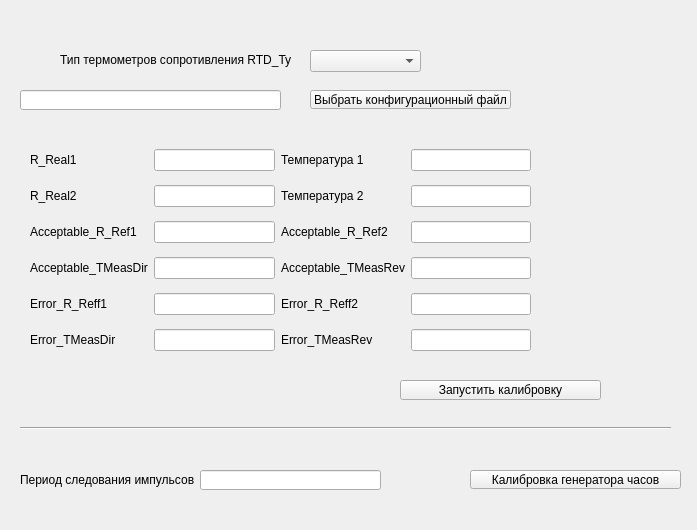
<?xml version="1.0" encoding="UTF-8"?>
<ui version="4.0">
 <class>FormCalibration</class>
 <widget class="QWidget" name="FormCalibration">
  <property name="geometry">
   <rect>
    <x>0</x>
    <y>0</y>
    <width>697</width>
    <height>530</height>
   </rect>
  </property>
  <property name="windowTitle">
   <string>Form</string>
  </property>
  <widget class="QLineEdit" name="lineEdit_selectConfigFile">
   <property name="geometry">
    <rect>
     <x>20</x>
     <y>90</y>
     <width>261</width>
     <height>20</height>
    </rect>
   </property>
  </widget>
  <widget class="QToolButton" name="toolButton_selectConfigFile">
   <property name="geometry">
    <rect>
     <x>310</x>
     <y>90</y>
     <width>201</width>
     <height>19</height>
    </rect>
   </property>
   <property name="text">
    <string>Выбрать конфигурационный файл</string>
   </property>
  </widget>
  <widget class="QToolButton" name="toolButton_startCalibration">
   <property name="geometry">
    <rect>
     <x>400</x>
     <y>380</y>
     <width>201</width>
     <height>20</height>
    </rect>
   </property>
   <property name="text">
    <string>Запустить калибровку</string>
   </property>
  </widget>
  <widget class="QComboBox" name="comboBox_RTD_Type">
   <property name="geometry">
    <rect>
     <x>310</x>
     <y>50</y>
     <width>111</width>
     <height>22</height>
    </rect>
   </property>
  </widget>
  <widget class="QLabel" name="label_5">
   <property name="geometry">
    <rect>
     <x>60</x>
     <y>50</y>
     <width>231</width>
     <height>20</height>
    </rect>
   </property>
   <property name="text">
    <string>Тип термометров сопротивления RTD_Type</string>
   </property>
  </widget>
  <widget class="QWidget" name="layoutWidget">
   <property name="geometry">
    <rect>
     <x>30</x>
     <y>141</y>
     <width>501</width>
     <height>221</height>
    </rect>
   </property>
   <layout class="QGridLayout" name="gridLayout">
    <item row="0" column="0">
     <widget class="QLabel" name="label">
      <property name="text">
       <string>R_Real1</string>
      </property>
     </widget>
    </item>
    <item row="0" column="1">
     <widget class="QLineEdit" name="lineEdit_R_Real1"/>
    </item>
    <item row="0" column="2">
     <widget class="QLabel" name="label_3">
      <property name="text">
       <string>Температура 1 </string>
      </property>
     </widget>
    </item>
    <item row="0" column="3">
     <widget class="QLineEdit" name="lineEdit_Temperature1"/>
    </item>
    <item row="1" column="0">
     <widget class="QLabel" name="label_2">
      <property name="text">
       <string>R_Real2</string>
      </property>
     </widget>
    </item>
    <item row="1" column="1">
     <widget class="QLineEdit" name="lineEdit_R_Real2"/>
    </item>
    <item row="1" column="2">
     <widget class="QLabel" name="label_4">
      <property name="text">
       <string>Температура 2</string>
      </property>
     </widget>
    </item>
    <item row="1" column="3">
     <widget class="QLineEdit" name="lineEdit_Temperature2"/>
    </item>
    <item row="2" column="0">
     <widget class="QLabel" name="label_6">
      <property name="text">
       <string>Acceptable_R_Ref1</string>
      </property>
     </widget>
    </item>
    <item row="2" column="1">
     <widget class="QLineEdit" name="lineEdit_Acceptable_R_Ref1"/>
    </item>
    <item row="2" column="2">
     <widget class="QLabel" name="label_10">
      <property name="text">
       <string>Acceptable_R_Ref2</string>
      </property>
     </widget>
    </item>
    <item row="2" column="3">
     <widget class="QLineEdit" name="lineEdit_Acceptable_R_Ref2"/>
    </item>
    <item row="3" column="0">
     <widget class="QLabel" name="label_7">
      <property name="text">
       <string>Acceptable_TMeasDir</string>
      </property>
     </widget>
    </item>
    <item row="3" column="1">
     <widget class="QLineEdit" name="lineEdit_Acceptable_TMeasDir"/>
    </item>
    <item row="3" column="2">
     <widget class="QLabel" name="label_11">
      <property name="text">
       <string>Acceptable_TMeasRev</string>
      </property>
     </widget>
    </item>
    <item row="3" column="3">
     <widget class="QLineEdit" name="lineEdit_Acceptable_TMeasRev"/>
    </item>
    <item row="4" column="0">
     <widget class="QLabel" name="label_8">
      <property name="text">
       <string>Error_R_Reff1</string>
      </property>
     </widget>
    </item>
    <item row="4" column="1">
     <widget class="QLineEdit" name="lineEdit_Error_R_Reff1"/>
    </item>
    <item row="4" column="2">
     <widget class="QLabel" name="label_12">
      <property name="text">
       <string>Error_R_Reff2</string>
      </property>
     </widget>
    </item>
    <item row="4" column="3">
     <widget class="QLineEdit" name="lineEdit_Error_R_Reff2"/>
    </item>
    <item row="5" column="0">
     <widget class="QLabel" name="label_9">
      <property name="text">
       <string>Error_TMeasDir</string>
      </property>
     </widget>
    </item>
    <item row="5" column="1">
     <widget class="QLineEdit" name="lineEdit_Error_TMeasDir"/>
    </item>
    <item row="5" column="2">
     <widget class="QLabel" name="label_13">
      <property name="text">
       <string>Error_TMeasRev</string>
      </property>
     </widget>
    </item>
    <item row="5" column="3">
     <widget class="QLineEdit" name="lineEdit_Error_TMeasRev"/>
    </item>
   </layout>
  </widget>
  <widget class="Line" name="line">
   <property name="geometry">
    <rect>
     <x>20</x>
     <y>420</y>
     <width>651</width>
     <height>16</height>
    </rect>
   </property>
   <property name="orientation">
    <enum>Qt::Horizontal</enum>
   </property>
  </widget>
  <widget class="QLineEdit" name="lineEdit_periodBetweenPulses">
   <property name="geometry">
    <rect>
     <x>200</x>
     <y>470</y>
     <width>181</width>
     <height>20</height>
    </rect>
   </property>
  </widget>
  <widget class="QLabel" name="label_14">
   <property name="geometry">
    <rect>
     <x>20</x>
     <y>470</y>
     <width>191</width>
     <height>20</height>
    </rect>
   </property>
   <property name="text">
    <string>Период следования импульсов </string>
   </property>
  </widget>
  <widget class="QToolButton" name="toolButton_realClockCalibration">
   <property name="geometry">
    <rect>
     <x>470</x>
     <y>470</y>
     <width>211</width>
     <height>19</height>
    </rect>
   </property>
   <property name="text">
    <string>Калибровка генератора часов</string>
   </property>
  </widget>
 </widget>
 <resources/>
 <connections/>
</ui>
